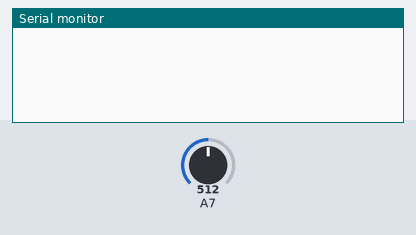
This sketch was run on a simulated Arduino Nano, built with avr-gcc and run on an emulated ATmega328P. Shown: the last lines printed to the serial monitor. Inputs (shaded band) come from the test bench; at power-on: A7 = 512.

Above: at 1.2 s.
1.3 s: A7 set to 499
At 1.47 s:
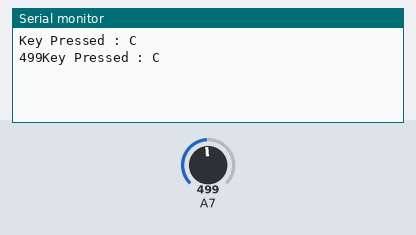
2.8 s: A7 set to 306
At 2.88 s:
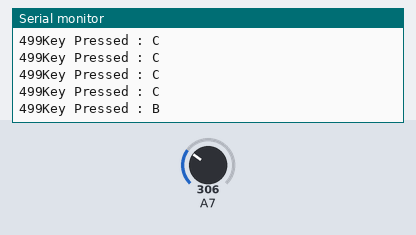
4.4 s: A7 set to 150
At 4.48 s:
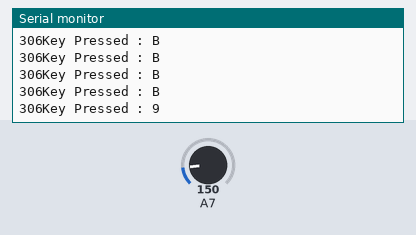
6.0 s: A7 set to 860
At 6.08 s:
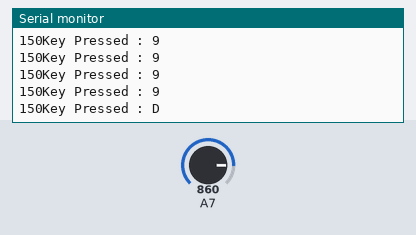

Measured:
- the behaviour switches between 510 and 509 on A7 (found by bisection; images 0 and 1)
- after the input at 1.3 s, the serial monitor: prints a new line at once (image 1)

The sketch:

4x4_numpad_with_Analog.ino
```cpp
void setup() {
  Serial.begin(9600);  /* Define baud rate for serial communication */
}

void loop() {
  int adc_val;
  adc_val = analogRead(A7); /* Read input from keypad */
  if (adc_val>850)
  {
    Serial.print("Key Pressed : ");
    Serial.println("D");
    Serial.print(adc_val);
    delay(100);
  }
  else if ( adc_val>450  && adc_val<510)
  {
    Serial.print("Key Pressed : ");
    Serial.println("C");
    Serial.print(adc_val);
    delay(100);
  }
  else if ( adc_val>300  && adc_val<350)
  {
    Serial.print("Key Pressed : ");
    Serial.println("B");
    Serial.print(adc_val);
    delay(100);
  }
  else if ( adc_val>230  && adc_val<270)
  {
    Serial.print("Key Pressed : ");
    Serial.println("A");
    Serial.print(adc_val);
    delay(100);
  }
  else if ( adc_val>160  && adc_val<180)
  {
    Serial.print("Key Pressed : ");
    Serial.println("STOP");
    Serial.print(adc_val);
    delay(100);
  }
  else if ( adc_val>145  && adc_val<155)
  {
    Serial.print("Key Pressed : ");
    Serial.println("9");
    Serial.print(adc_val);
    delay(100);
  }
  else if ( adc_val>125  && adc_val<135)
  {
    Serial.print("Key Pressed : ");
    Serial.println("6");
    Serial.print(adc_val);
    delay(100);
  }
  else if ( adc_val>105  && adc_val<120)
  {
    Serial.print("Key Pressed : ");
    Serial.println("3");
    Serial.print(adc_val);
    delay(100);
  }
  else if ( adc_val>92  && adc_val<99)
  {
    Serial.print("Key Pressed : ");
    Serial.println("0");
    Serial.print(adc_val);
    delay(100);
  }
  else if ( adc_val>85  && adc_val<90)
  {
    Serial.print("Key Pressed : ");
    Serial.println("8");
    Serial.print(adc_val);
    delay(100);
  }
  else if ( adc_val>77  && adc_val<81)
  {
    Serial.print("Key Pressed : ");
    Serial.println("5");
    Serial.print(adc_val);
    delay(100);
  }
  else if ( adc_val>72  && adc_val<76)
  {
    Serial.print("Key Pressed : ");
    Serial.println("2");
    Serial.print(adc_val);
    delay(100);
  }
  else if ( adc_val>65  && adc_val<68)
  {
    Serial.print("Key Pressed : ");
    Serial.println("START");
    Serial.print(adc_val);
    delay(100);
  }
  else if ( adc_val>60  && adc_val<62)
  {
    Serial.print("Key Pressed : ");
    Serial.println("7");
    Serial.print(adc_val);
    delay(100);
  }
  else if ( adc_val>57  && adc_val<59)
  {
    Serial.print("Key Pressed : ");
    Serial.println("4");
    Serial.print(adc_val);
    delay(100);
  }
  else if( adc_val>52  && adc_val<56)
  {
    Serial.print("Key Pressed : ");
    Serial.println("1");
    Serial.print(adc_val);
    delay(100);
  }
  else
  {

  }
  delay(100);
}
```
